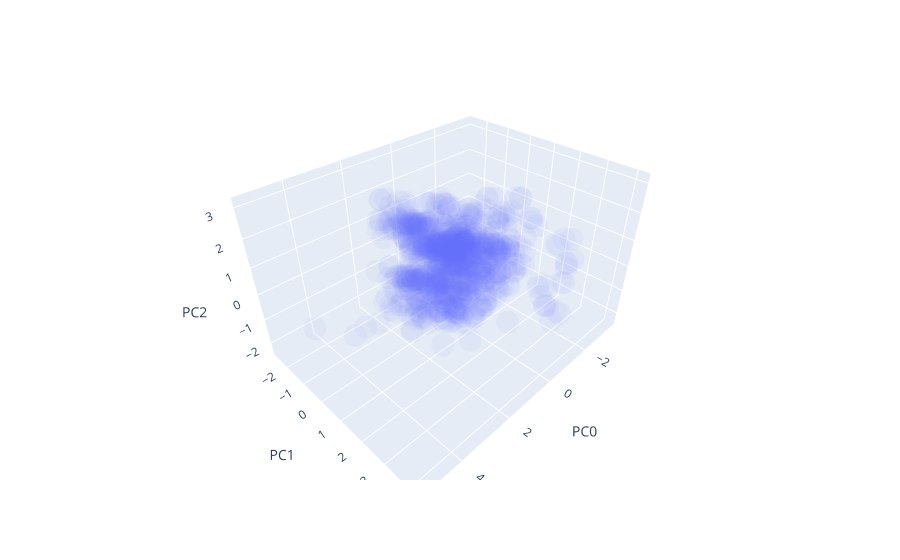

Notebook cell for this chart:
### Code cell
# plot the pca transformed data of scaled_df 
# Why? compare against previous pca transformed data of model_df and to determine when to perform PCA 
plt.figure(figsize=(12,15))
fig = px.scatter_3d(pca_scaled_df, x='PC0', y='PC1', z='PC2', opacity=0.05)
fig.show()

### Figure 1 — Plotly figure (JSON) as saved in the notebook; plotly's stock layout.template omitted (floating-point values rounded to 4 significant figures; data arrays with more than 128 entries replaced by an {"elided": "..."} marker saying what was removed)
{"data": [{"hovertemplate": "PC0=%{x}<br>PC1=%{y}<br>PC2=%{z}<extra></extra>", "legendgroup": "", "marker": {"color": "#636efa", "opacity": 0.05, "symbol": "circle"}, "mode": "markers", "name": "", "scene": "scene", "showlegend": false, "type": "scatter3d", "x": {"elided": "958 float values"}, "y": {"elided": "958 float values"}, "z": {"elided": "958 float values"}}], "layout": {"legend": {"tracegroupgap": 0}, "margin": {"t": 60}, "scene": {"domain": {"x": [0, 1], "y": [0, 1]}, "xaxis": {"title": {"text": "PC0"}}, "yaxis": {"title": {"text": "PC1"}}, "zaxis": {"title": {"text": "PC2"}}}}}
